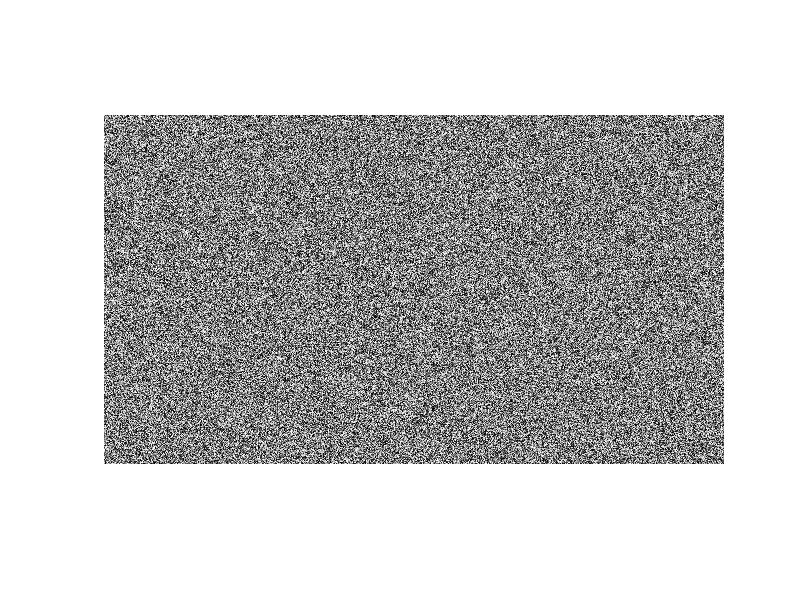

Here is the MATLAB script that generated this plot: (Note: this script raises an error after producing the figure.)
%Acts as virmen without running it, for testing communication speed
%Change 2 variables: g_virmen.frame_get and g_virmen.image_size 
%to set how often it refreshes the frame and resultion respectively 
%BED - 2022/12/29

function dummy_virmen()

global g_virmen
g_virmen = []; %initialize g_virmen
%preset resolutions
g_virmen.image_720 = [720 1280 3];
g_virmen.image_480 = [480 640 3];
g_virmen.image_270 = [270 480 3];

%%%%%%%%%%%%%%%USER SETTINGS%%%%%%%%%%%%%%%
g_virmen.frame_get = 1; %0 = refresh frame once, 1 = refresh frame every action
g_virmen.image_size = g_virmen.image_720; %set resolution image_720, image_480, image_270
%%%%%%%%%%%%%%%%%%%%%%%%%%%%%%%%%%%%%%%%%%%

g_virmen.getframe_size = [0 0 g_virmen.image_size(2) g_virmen.image_size(1)];
g_virmen.figsize = rand(g_virmen.image_size(1),g_virmen.image_size(2));

g_virmen.run = 1; %initialize while loop
imshow(g_virmen.figsize); %make plot for getframe

if exist('C:\Users\NeuRLab\Documents\MATLAB\image_file','file')
   delete('C:\Users\NeuRLab\Documents\MATLAB\image_file');
   if exist('C:\Users\NeuRLab\Documents\MATLAB\image_file','file')
       error('cannot delete file ..  image_file');
   end
end
fid = fopen('C:\Users\NeuRLab\Documents\MATLAB\image_file', 'w');
fwrite(fid, zeros(g_virmen.image_size), 'uint8'); %initialization
fclose(fid);

g_virmen.image_out = memmapfile('C:\Users\NeuRLab\Documents\MATLAB\image_file','Writable',true,'Format',{'uint8', g_virmen.image_size, 'img'});
g_virmen.image_flag = memmapfile('C:\Users\NeuRLab\Documents\MATLAB\image_flag','Writable',true,'Format',{'uint8', [1 1], 'img'});
g_virmen.reward_flag = memmapfile('C:\Users\NeuRLab\Documents\MATLAB\reward_flag','Writable',true,'Format',{'uint8', [1 1], 'img'});
g_virmen.reward = memmapfile('C:\Users\NeuRLab\Documents\MATLAB\reward_mem','Writable',true,'Format',{'uint8', [1 1], 'img'});
g_virmen.action_flag = memmapfile('C:\Users\NeuRLab\Documents\MATLAB\action_flag','Writable',true,'Format',{'uint8', [1 1], 'img'});
g_virmen.action = memmapfile('C:\Users\NeuRLab\Documents\MATLAB\action_mem','Writable',true,'Format',{'uint8', [1 1], 'img'});
g_virmen.action_flag.Data.img(1) = 1; 
g_virmen.image_flag.Data.img(1) = 0;

g_virmen.frame=getframe(1,g_virmen.getframe_size); %get new frame

while g_virmen.run == 1;
    
    if g_virmen.action_flag.Data.img(1) == 1 && g_virmen.image_flag.Data.img(1) == 0
        g_virmen.action_process = g_virmen.action.Data.img(1); %intake action
        
        if g_virmen.frame_get == 1
            g_virmen.frame.cdata = uint8(200*rand(size(g_virmen.frame.cdata)));
        end
        
        g_virmen.image_out.Data.img = g_virmen.frame.cdata;
        
        g_virmen.action_flag.Data.img(1) = 0;
        g_virmen.image_flag.Data.img(1) = 1;
    end
end

end